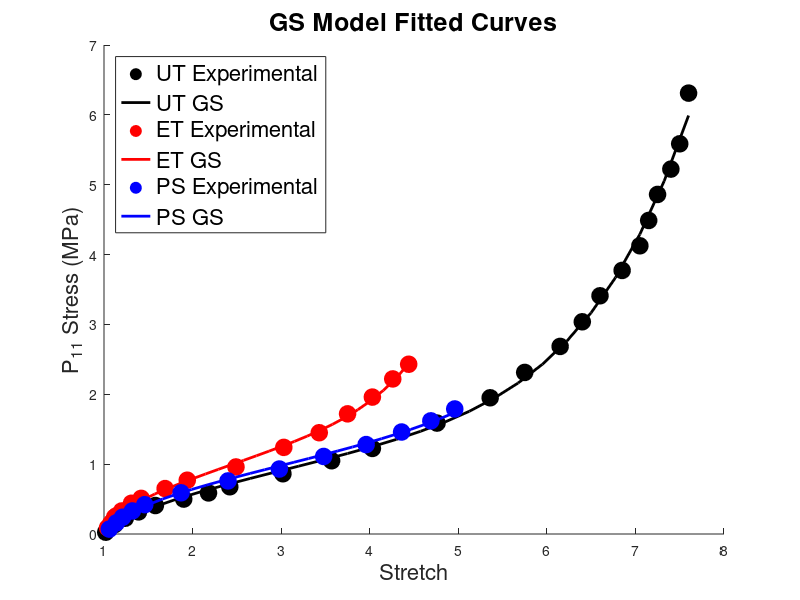
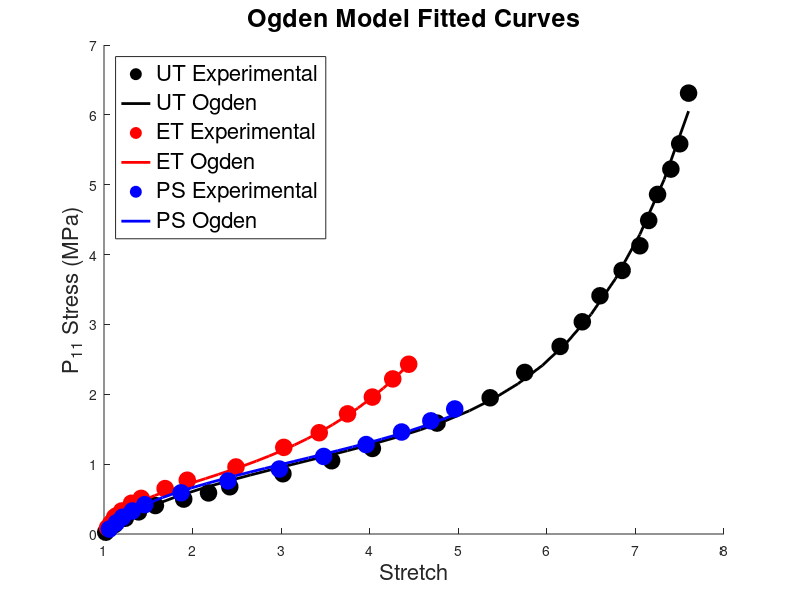

These figures' MATLAB source, in order:
%% This code is to draw figures by parameters input
% Ogden Model with 6 parameters and GS Model with 6 parameters
% Input variables are Ogden_paras and GS_paras

clc;clear;
close all

% loading data
Treloar_UT_strain = importdata("./Treloar-UT/strain.txt");
Treloar_UT_stress = importdata("./Treloar-UT/stress.txt");

Treloar_ET_strain = importdata("./Treloar-ET/strain.txt");
Treloar_ET_stress = importdata("./Treloar-ET/stress.txt");

Treloar_PS_strain = importdata("./Treloar-PS/strain.txt");
Treloar_PS_stress = importdata("./Treloar-PS/stress.txt");

% Ogden_paras = [mu_1, alpha_1, mu_2, alpha_2, mu_3, alpha_3]
% Unit of mu: MPa
Ogden_paras = [4.05965e-1, 1.819059, -1.879932e-3, -2.595254, 1.822613e-6, 8.189521];

% P_11 of Ogden Model
Ogden_UT = @(x, xdata) x(1) * ( xdata .^ (x(2) - 1.0) - xdata .^ (-0.5 * x(2) - 1.0) ) ... 
+ x(3) * ( xdata .^ (x(4) - 1.0) - xdata .^ (-0.5 * x(4) - 1.0) ) ...
+ x(5) * ( xdata .^ (x(6) - 1.0) - xdata .^ (-0.5 * x(6) - 1.0) );

Ogden_ET = @(x, xdata) x(1) * ( xdata .^ (x(2) - 1.0) - xdata .^ (-2.0 * x(2) - 1.0) ) ... 
+ x(3) * ( xdata .^ (x(4) - 1.0) - xdata .^ (-2.0 * x(4) - 1.0) ) ...
+ x(5) * ( xdata .^ (x(6) - 1.0) - xdata .^ (-2.0 * x(6) - 1.0) );

Ogden_PS = @(x, xdata) x(1) * ( xdata .^ (x(2) - 1.0) - xdata .^ (-1.0 * x(2) - 1.0) ) ... 
+ x(3) * ( xdata .^ (x(4) - 1.0) - xdata .^ (-1.0 * x(4) - 1.0) ) ...
+ x(5) * ( xdata .^ (x(6) - 1.0) - xdata .^ (-1.0 * x(6) - 1.0) );

% GS_paras = [n_1, m_1, mu_1, n_2, m_2, mu_2] 
% Unit of mu: MPa
GS_paras = [-9.612114e-1, -4.577532e-1, 3.535054e-1, 2.384084, 3.98994, 1.37801e-5];

% tool function for generalized strain
term1 = @(x, xdata) 2*x(3)*(xdata.^x(2) - xdata.^(-x(1))) .* ((x(2).*(xdata.^(x(2)-1)) + x(1).*(xdata.^(-x(1)-1)) )  / (x(2)+x(1)).^2);
term2 = @(x, xdata) 2*x(6)*(xdata.^x(5) - xdata.^(-x(4))) .* ((x(5).*(xdata.^(x(5)-1)) + x(4).*(xdata.^(-x(4)-1)) )  / (x(5)+x(4)).^2);

% P_11 of generalized strain
GS_UT = @(x, xdata) term1(x, xdata) + term2(x, xdata) - (xdata.^(-1.5)) .* ( term1(x, xdata.^(-0.5)) + term2(x, xdata.^(-0.5)) );
GS_ET = @(x, xdata) term1(x, xdata) + term2(x, xdata) - (xdata.^(-3.0)) .* ( term1(x, xdata.^(-2.0)) + term2(x, xdata.^(-2.0)) );
GS_PS = @(x, xdata) term1(x, xdata) + term2(x, xdata) - (xdata.^(-2.0)) .* ( term1(x, xdata.^(-1.0)) + term2(x, xdata.^(-1.0)) );

% Residual norm
GS_res = sum((GS_UT(GS_paras, Treloar_UT_strain)-Treloar_UT_stress) .* (GS_UT(GS_paras, Treloar_UT_strain)-Treloar_UT_stress) ./ Treloar_UT_stress)...
       + sum((GS_ET(GS_paras, Treloar_ET_strain)-Treloar_ET_stress) .* (GS_ET(GS_paras, Treloar_ET_strain)-Treloar_ET_stress) ./ Treloar_ET_stress)...
       + sum((GS_PS(GS_paras, Treloar_PS_strain)-Treloar_PS_stress) .* (GS_PS(GS_paras, Treloar_PS_strain)-Treloar_PS_stress) ./ Treloar_PS_stress);

disp(['GS residual norm = ' num2str(GS_res)]);

Ogden_res = sum((Ogden_UT(Ogden_paras, Treloar_UT_strain)-Treloar_UT_stress) .* (Ogden_UT(Ogden_paras, Treloar_UT_strain)-Treloar_UT_stress) ./ Treloar_UT_stress)...
          + sum((Ogden_ET(Ogden_paras, Treloar_ET_strain)-Treloar_ET_stress) .* (Ogden_ET(Ogden_paras, Treloar_ET_strain)-Treloar_ET_stress) ./ Treloar_ET_stress)...
          + sum((Ogden_PS(Ogden_paras, Treloar_PS_strain)-Treloar_PS_stress) .* (Ogden_PS(Ogden_paras, Treloar_PS_strain)-Treloar_PS_stress) ./ Treloar_PS_stress);

disp(['Ogden residual norm = ' num2str(Ogden_res)]);


% Prescribed stretch
x_UT = linspace(1.0, max(Treloar_UT_strain), 25);
x_ET = linspace(1.0, max(Treloar_ET_strain), 25);
x_PS = linspace(1.0, max(Treloar_PS_strain), 25);

% Plot GS
figure;
set(gcf, 'Position', [100, 100, 1000, 1000]); 
hold on;

plot(Treloar_UT_strain, Treloar_UT_stress, 'ko', 'MarkerFaceColor', 'k', 'MarkerSize', 12); 
plot(x_UT, GS_UT(GS_paras, x_UT), 'Color', 'k', 'LineWidth', 2, 'LineStyle', '-');

plot(Treloar_ET_strain, Treloar_ET_stress, 'ro', 'MarkerFaceColor', 'r', 'MarkerSize', 12); 
plot(x_ET, GS_ET(GS_paras, x_ET), 'Color', 'r', 'LineWidth', 2, 'LineStyle', '-');

plot(Treloar_PS_strain, Treloar_PS_stress, 'bo', 'MarkerFaceColor', 'b', 'MarkerSize', 12); 
plot(x_PS, GS_PS(GS_paras, x_PS), 'Color', 'b', 'LineWidth', 2, 'LineStyle', '-');

hold off;

legend('UT Experimental', 'UT GS',...
       'ET Experimental', 'ET GS',...
       'PS Experimental', 'PS GS',...
       'Location', 'northwest', 'FontSize', 16);

title('GS Model Fitted Curves', 'FontSize', 18);
xlabel('Stretch', 'FontSize', 16);
ylabel('P_{11} Stress (MPa)', 'FontSize', 16);

saveas(gcf, 'GS.png');

% Plot Ogden
figure;
set(gcf, 'Position', [100, 100, 1000, 1000]); 
hold on;

plot(Treloar_UT_strain, Treloar_UT_stress, 'ko', 'MarkerFaceColor', 'k', 'MarkerSize', 12); 
plot(x_UT, Ogden_UT(Ogden_paras, x_UT), 'Color', 'k', 'LineWidth', 2, 'LineStyle', '-');

plot(Treloar_ET_strain, Treloar_ET_stress, 'ro', 'MarkerFaceColor', 'r', 'MarkerSize', 12); 
plot(x_ET, Ogden_ET(Ogden_paras, x_ET), 'Color', 'r', 'LineWidth', 2, 'LineStyle', '-');

plot(Treloar_PS_strain, Treloar_PS_stress, 'bo', 'MarkerFaceColor', 'b', 'MarkerSize', 12); 
plot(x_PS, Ogden_PS(Ogden_paras, x_PS), 'Color', 'b', 'LineWidth', 2, 'LineStyle', '-');

hold off;

legend('UT Experimental', 'UT Ogden',...
       'ET Experimental', 'ET Ogden',...
       'PS Experimental', 'PS Ogden',...
       'Location', 'northwest', 'FontSize', 16);

title('Ogden Model Fitted Curves', 'FontSize', 18);
xlabel('Stretch', 'FontSize', 16);
ylabel('P_{11} Stress (MPa)', 'FontSize', 16);

saveas(gcf, 'Ogden.png');

